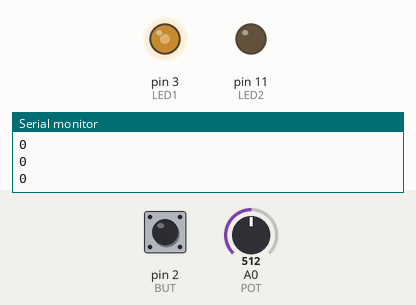
Recording of a sketch running on a simulated Arduino Uno, built with avr-gcc and run on an emulated ATmega328P. Shown: output pins drawn as LEDs (lit = HIGH), the last lines printed to the serial monitor. The test bench sets the inputs (shaded band); at power-on: A0 (POT) = 512, pin 2 (BUT) LOW.

Above: at 1.2 s.
1.3 s: A0 (POT) set to 716
At 2.5 s:
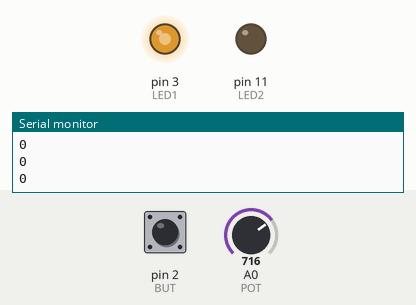
2.8 s: pin 2 (BUT) pulled HIGH for 0.15 s
At 4.0 s:
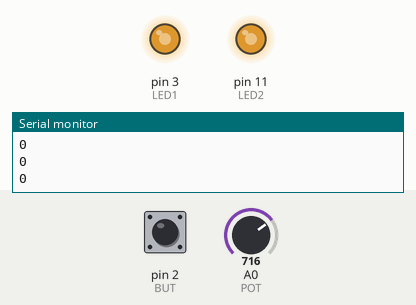
4.4 s: A0 (POT) set to 900
At 5.3 s:
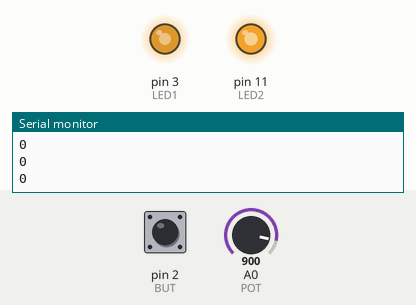
5.9 s: pin 2 (BUT) pulled HIGH for 1 s
At 6.6 s:
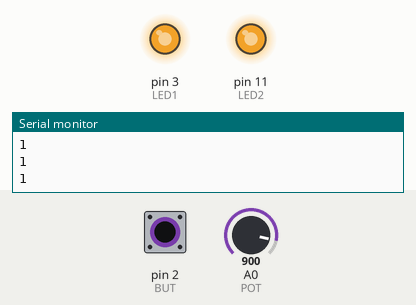
8.4 s: A0 (POT) set to 511
At 9.6 s:
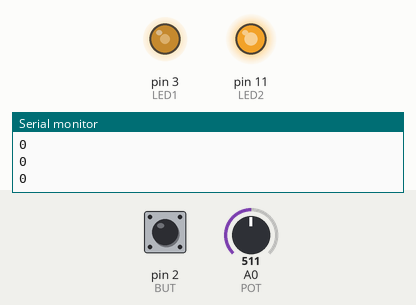
9.9 s: pin 2 (BUT) pulled HIGH for 0.15 s
At 11.1 s:
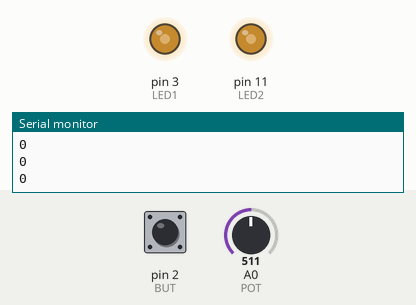
Timing chart, 0 to 12.5 s (numbered marks = the images above; inputs shaded):
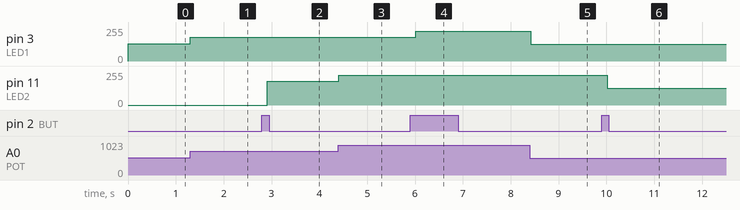

Measured:
- after the input at 1.3 s, pin 3 (LED1): 128/255 → 179/255 at once
- after the input at 2.8 s, pin 11 (LED2): 0/255 → 179/255 after 0.11 s
- after the input at 4.4 s, pin 11 (LED2): 179/255 → 225/255 at once
- after the input at 5.9 s, pin 3 (LED1): 179/255 → 225/255 after 0.11 s
- after the input at 8.4 s, pin 3 (LED1): 225/255 → 127/255 at once
- after the input at 9.9 s, pin 11 (LED2): 225/255 → 127/255 after 0.12 s

The sketch:

_444_BUTTONS_HARD.ino
```cpp
 #define LED1 3
 #define LED2 11
 #define POT A0
 #define BUT 2
 int buttonState = 0;
 int prevbuttonState = 0;
 int reserve = 0;
 boolean state = 0;
void setup()
{
  pinMode(LED1, OUTPUT);
  pinMode(LED2, OUTPUT);
  pinMode(BUT, INPUT);
  pinMode(POT, INPUT);
  Serial.begin(9600);

  pinMode(BUT, INPUT);
}
void loop()
{
  int current = analogRead(POT);
  buttonState = digitalRead(BUT);
  current = current / 4;

  if((prevbuttonState == LOW) && (buttonState == HIGH))
  {
    state = !state;
    prevbuttonState = LOW;
    delay(100);
  }
  if(state == 0)
            {
                  analogWrite(LED1,current);
            }
         else
            {
                  analogWrite(LED2,current);
            }
     Serial.println(buttonState);
     delay(100);
  }


 // analogWrite(led1,map(analogRead(pot),0,1023,255,0));
  //analogWrite(led2,map(analogRead(pot),0,1023,0,255));
```
